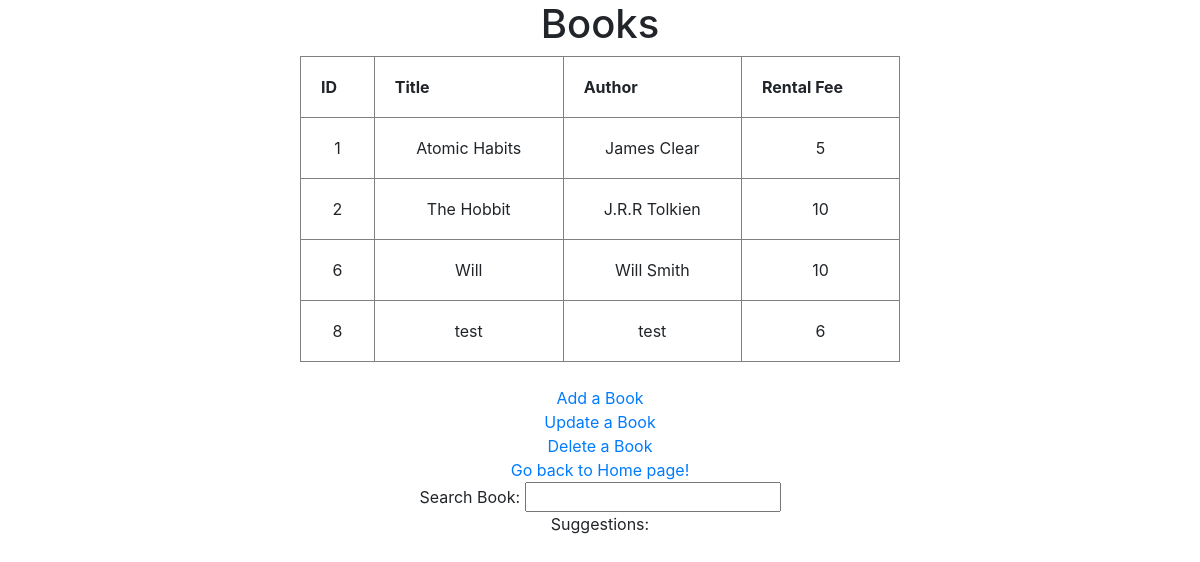
Screenshot of /bookManagement.php with the database file from the repository.
### tables this page shows
CREATE TABLE `books` (
  `id` int(11) NOT NULL,
  `title` varchar(50) NOT NULL,
  `author` varchar(50) NOT NULL,
  `rentalfee` int(11) NOT NULL DEFAULT 5
);

### bookManagement.php (the view, shortened to what this page needs)
<h1 align='center'>Books</h1>
<table border='1' width='50%' align='center' cellpadding=20>
<TR>
	<TH>ID</TH><TH>Title</TH><TH>Author</TH><th>Rental Fee</th>
</TR>
<?php
    require 'bootstrap.php';
    require 'connection.php';
    $query = "SELECT * FROM books WHERE id != 5";
    $result = mysqli_query($con,$query);
    while( $row = mysqli_fetch_array($result) ) {
        echo "<tr align=center>";
        echo "<td>" . $row['id'] . "</td>";
        echo "<td>" . $row['title'] . "</td>";
        echo "<td>" . $row['author'] . "</td>";
        echo "<td>" . $row['rentalfee'] . "</td>";
        echo "</tr>";
    }
?>
</table><br>
<div class="text-center">
    <a href="addBook.php">Add a Book</a><br>
    <a href="updateBook.php">Update a Book</a><br>
    <a href="deleteBook.php">Delete a Book</a><br>
    <a href="./adminHome.php">Go back to Home page!</a><br>
    <form>
        Search Book: <input type="text" onkeyup="showHint(this.value)">
        <p>Suggestions: <div id="hint">
    </form>
</div>

### bootstrap.php (shortened to what this page needs)
<?php
echo '<link rel="stylesheet" href="https://maxcdn.bootstrapcdn.com/bootstrap/4.0.0/css/bootstrap.min.css">';
?>

### rows the page displays
books: id "1", title "Atomic Habits", author "James Clear", rentalfee "5"
books: id "2", title "The Hobbit", author "J.R.R Tolkien", rentalfee "10"
books: id "6", title "Will", author "Will Smith", rentalfee "10"
books: id "8", title "test", author "test", rentalfee "6"
